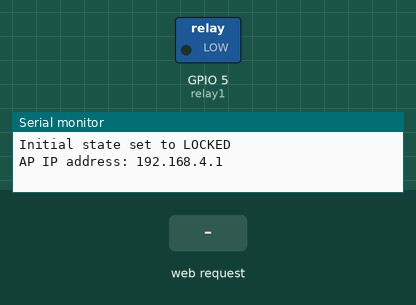
Recording of a sketch running on a simulated ESP32. Parts: switched loads named in the sketch (green lamp = pin HIGH), the last lines printed to the serial monitor. The test bench sets the inputs (shaded band).

Above: at 2.2 s.
2.3 s: HTTP request GET /lock received
At 2.6 s:
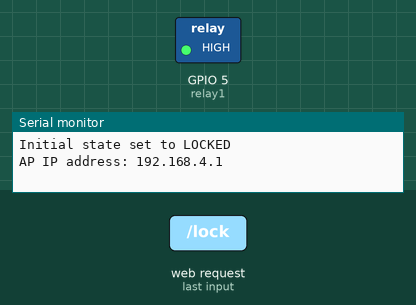
3.8 s: HTTP request GET /unlock received
At 4.9 s:
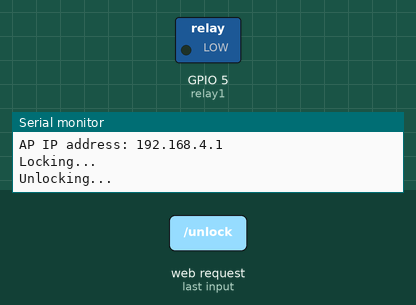
Timing chart, 0 to 6.8 s (numbered marks = the images above; inputs shaded):
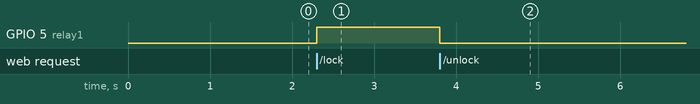

The sketch:

doorlock.ino
```cpp
#include <WiFi.h>
#include <ESPAsyncWebServer.h>

#define relay1 5

const char* ssid = "ESP32_AP";
const char* password = "12345678";

AsyncWebServer server(80);

void setup(){
  Serial.begin(115200);

  pinMode(relay1, OUTPUT);
  digitalWrite(relay1, LOW);
  delay(1000);
  Serial.println("Initial state set to LOCKED");

  WiFi.softAP(ssid, password);

  IPAddress IP = WiFi.softAPIP();
  Serial.print("AP IP address: ");
  Serial.println(IP);

  server.on("/", HTTP_GET, [](AsyncWebServerRequest *request){
    request->send(200, "text/html", "<form action=\"/unlock\"><input type=\"submit\" value=\"Unlock\"></form><form action=\"/lock\"><input type=\"submit\" value=\"Lock\"></form>");
  });

  server.on("/unlock", HTTP_GET, [](AsyncWebServerRequest *request){
    digitalWrite(relay1, LOW);
    delay(1000);
    Serial.println("Unlocking...");
    request->send(200, "text/plain", "Unlocked");
  });

  server.on("/lock", HTTP_GET, [](AsyncWebServerRequest *request){
    digitalWrite(relay1, HIGH);
    delay(1000);
    Serial.println("Locking...");
    request->send(200, "text/plain", "Locked");
  });

  server.begin();
}

void loop(){}
```

Measured:
- after the input at 2.3 s, GPIO 5 (relay1): LOW → HIGH at once
- after the input at 3.8 s, GPIO 5 (relay1): HIGH → LOW at once
